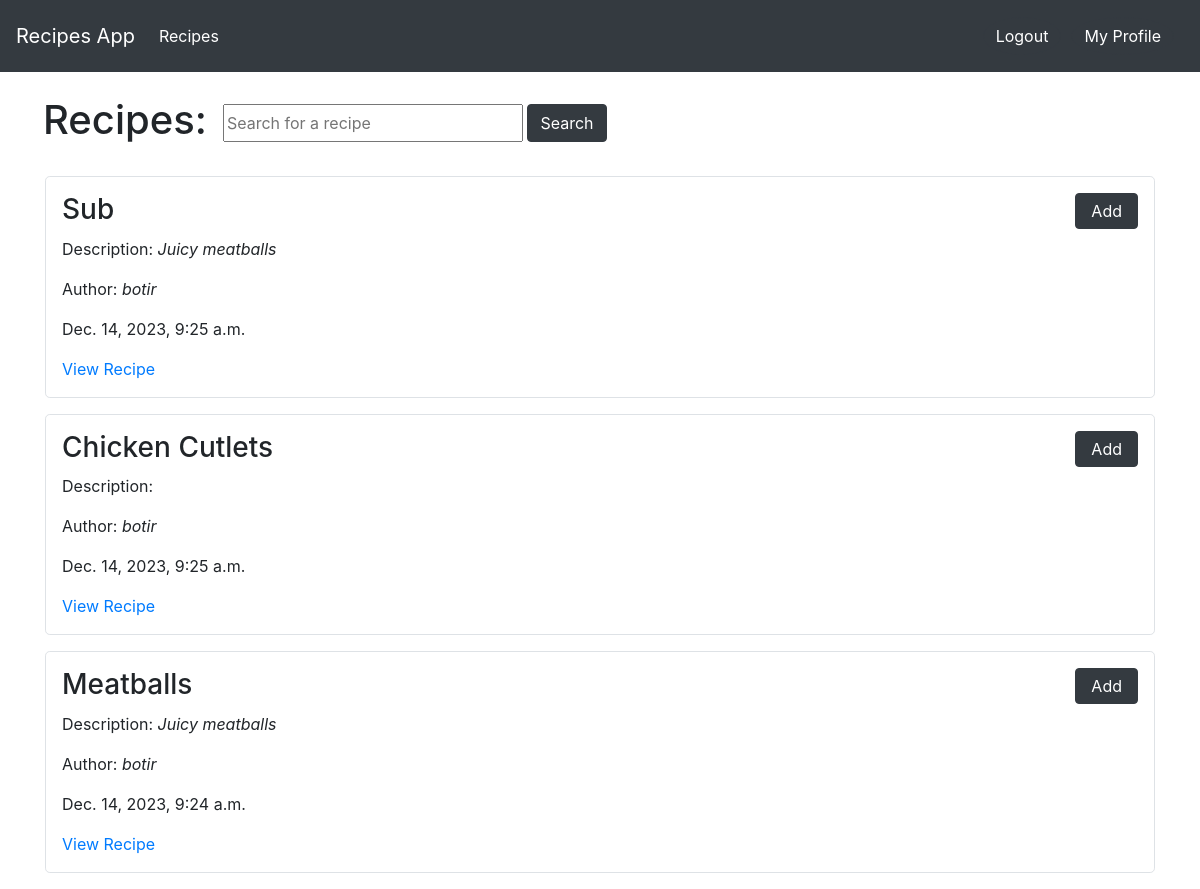
The page /main/ (signed in) on the database its author committed.
### app/models.py (models this page shows, shortened)
class Recipe(models.Model):
    image = models.ImageField(blank=True)
    title = models.CharField(max_length = 100)
    description = models.CharField(max_length=100, blank=True)
    author = models.ForeignKey(User, on_delete = models.CASCADE)
    ingredients = models.TextField(blank=True)
    content = models.TextField(default = '')
    created_on = models.DateTimeField(auto_now_add=True)

### app/views.py (the view)
# urls.py: path('main/', views.main, name='main'),
@login_required(login_url='login')
def main(request):
    search_query = request.GET.get('search', '')
    recipes = Recipe.objects.all().order_by('-created_on')
    if  search_query:
        recipes = recipes.filter(title__icontains=search_query)
    else:
        pass
    return render(request, 'app/main.html', {'recipes': recipes, 'search_query': search_query})

### app/templates/app/main.html (shortened to what this page needs)
{% extends 'app/base.html' %}
{% block content %}
<div class="row">
    <h1 style="margin-left: 13px;">Recipes:</h1>
    <form action="" method="GET" class="mt-2 ml-3">
        <input type="text" name="search" placeholder="Search for a recipe" value="{{ search_query }}" style="width: 300px;height: 38px;">
        <button type="submit" class="btn btn-dark mb-1">Search</button>
    </form>
</div>
<br>
{% for recipe in recipes %}
    <div class="border rounded-lg p-3 mb-3">
        <h3 style="display: inline;">{{ recipe.title|capfirst }}</h3>
        <a href="{% url 'add' recipe.title %}" style="display: inline;float: right;padding: 5px 15px;" class="btn btn-dark ml-3">Add</a>
        <p style="margin-top: 10px;">Description: <i>{{ recipe.description }}</i></p>
        <p>Author: <i>{{ recipe.author }}</i></p>
        <p>{{ recipe.created_on }}</p>
        <a href="{% url 'recipe_detail' recipe.title %}" class="">View Recipe</a>
    </div>
{% endfor %}
{% endblock %}

### app/templates/app/base.html (shortened to what this page needs)
{% load static %}
<!DOCTYPE html>
<html lang="en">
<head>
    <link rel="stylesheet" href="https://stackpath.bootstrapcdn.com/bootstrap/4.4.1/css/bootstrap.min.css">
    <link rel="stylesheet" type="text/css" href="{% static 'css/style.css' %}">
</head>
<body>
    <nav class="navbar navbar-expand-lg navbar-dark bg-dark p-3">
        <a class="navbar-brand" href="{% url 'main' %}">Recipes App</a>
        <div class="collapse navbar-collapse" id="navbarSupportedContent">
            <ul class="navbar-nav mr-auto">
                <li class="nav-item active">
                    <a class="nav-link" href="{% url 'main' %}">Recipes <span class="sr-only">(current)</span></a>
                </li>
            </ul>
          <div class="form-inline my-2 my-lg-0">
            <a href="{% url 'logout' %}" class="btn text-white btn-outline-dark logout">Logout</a>
            <a href="{% url 'profile' %}" class="btn text-white btn-outline-dark logout">My Profile</a>
        </div>
        </div>
    </nav>
    <div class="container">
        <br>
        {% block content %}
        {% endblock content %}
    </div>
</body>
</html>

### static/css/style.css (style rules this page uses)
.logout { border-radius: 50%; margin-right: 10px; }

### rows shown on the page
Recipe: title "Sub", description "Juicy meatballs", author "botir", created_on "Dec. 14, 2023, 9:25 a.m."
Recipe: title "Chicken Cutlets", author "botir", created_on "Dec. 14, 2023, 9:25 a.m."
Recipe: title "Meatballs", description "Juicy meatballs", author "botir", created_on "Dec. 14, 2023, 9:24 a.m."
